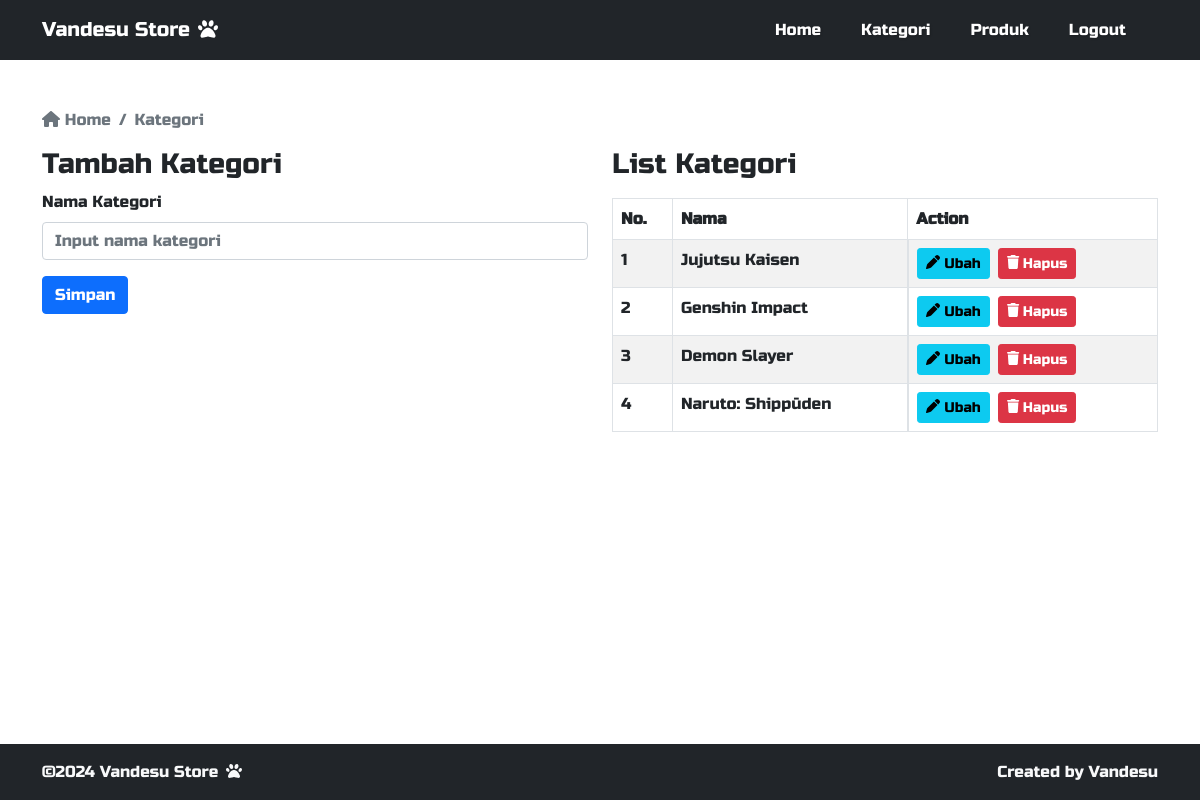
Page /adminpanel/kategori.php (signed in) on the committed database.
### tables this page shows
CREATE TABLE `kategori` (
  `id` int(11) NOT NULL,
  `nama` varchar(100) NOT NULL
);

### adminpanel/kategori.php (the view, shortened to what this page needs)
<?php
require "../koneksi.php";
$queryKategori = mysqli_query($con, "SELECT * FROM kategori");
$jumlahKategori = mysqli_num_rows($queryKategori);
?>
<!DOCTYPE html>
<html lang="en">
<head>
    <link rel="stylesheet" href="../bootstrap/css/bootstrap.min.css">
    <link rel="stylesheet" href="../fontawesome/css/fontawesome.min.css">
    <link rel="stylesheet" href="../css/style.css">
</head>
<body>
    <?php require "navbar.php"; ?>
    <div class="container mt-5">
        <nav aria-label="breadcrumb">
            <ol class="breadcrumb">
                <li class="breadcrumb-item"><a href="../adminpanel/" class="no-decoration text-muted"><i class="fas fa-home"></i> Home</a></li>
                <li class="breadcrumb-item active" aria-current="page">Kategori</li>
            </ol>
        </nav>
        <div class="row">
            <div class="col-md-6">
                <h3>Tambah Kategori</h3>
                <form action="" method="post">
                    <div class="mb-3">
                        <label for="kategori" class="form-label">Nama Kategori</label>
                        <input type="text" name="kategori" class="form-control" placeholder="Input nama kategori" required>
                    </div>
                    <button type="submit" class="btn btn-primary" name="simpan_kategori">Simpan</button>
                </form>
            </div>
            <div class="col-md-6">
                <h3>List Kategori</h3>
                <?php if ($jumlahKategori == 0) { ?>
                    <p>Data kategori tidak tersedia.</p>
                <?php } else { ?>
                    <div class="table-responsive mt-3">
                        <table class="table table-striped table-bordered">
                            <thead>
                                <tr>
                                    <th>No.</th>
                                    <th>Nama</th>
                                    <th>Action</th>
                                </tr>
                            </thead>
                            <tbody>
                                <?php
                                $nomor = 1;
                                while ($data = mysqli_fetch_array($queryKategori)) {
                                ?>
                                    <tr>
                                        <td><?php echo $nomor++; ?></td>
                                        <td><?php echo $data['nama']; ?></td>
                                        <td class="d-flex gap-2">
                                            <a href="kategori-detail.php?id=<?php echo $data['id']; ?>" class="btn btn-info btn-sm"><i class="fa-solid fa-pen me-1"></i>Ubah</a>
                                            <a href="kategori.php?action=hapus&id=<?php echo $data['id']; ?>" class="btn btn-danger btn-sm" onclick="return confirm('Anda yakin ingin menghapus kategori ini?');"><i class="fa-solid fa-trash me-1"></i>Hapus</a>
                                        </td>
                                    </tr>
                                <?php
                                }
                                ?>
                            </tbody>
                        </table>
                    </div>
                <?php } ?>
            </div>
        </div>
    </div>
    <?php require "footer.php"; ?>
</body>
</html>

### css/style.css (style rules this page uses)
*, *::before, *::after { box-sizing: border-box; }
* { margin: 0; }
body { line-height: 1.5; -webkit-font-smoothing: antialiased; }
img, picture, video, canvas, svg { display: block; max-width: 100%; }
input, button, textarea, select { font: inherit; }
p, h1, h2, h3, h4, h5, h6 { overflow-wrap: break-word; }
body { font-family: 'RussoOne', sans-serif; }
h1, h2, h3, h4, h5, h6 { font-family: 'RussoOne', sans-serif; }
p, span, div { font-family: 'RussoOne', sans-serif; }
.no-decoration { text-decoration: none; color: white; transition: color 0.3s ease; }
.btn { transition: background-color 0.3s ease, color 0.3s ease; }

### adminpanel/kategori.php (style rules this page uses)
body { display: flex; flex-direction: column; min-height: 100vh; }
.no-decoration { text-decoration: none; }

### rows in the picture
kategori: nama "Jujutsu Kaisen"
kategori: nama "Genshin Impact"
kategori: nama "Demon Slayer"
kategori: nama "Naruto: Shippūden"
